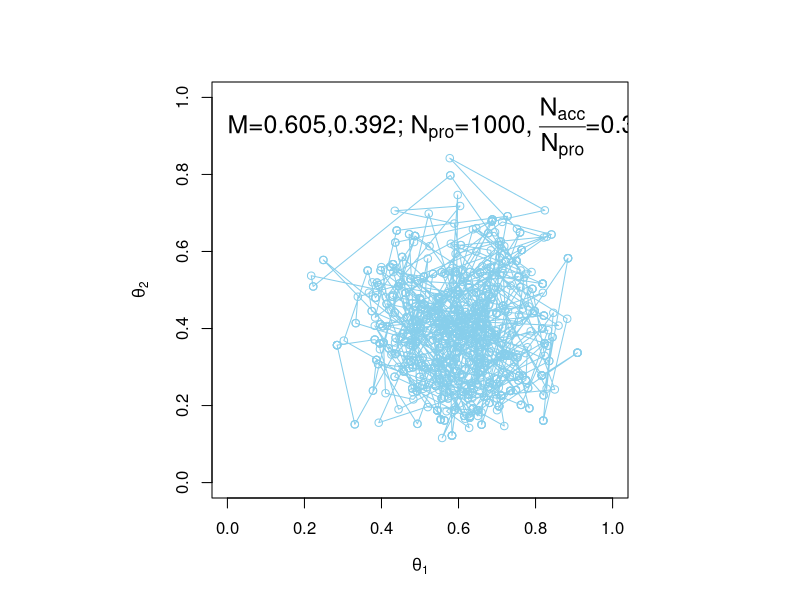

Generate this figure with R:
library(MASS)

likelihood = function(theta){
    z1 = 5; N1 = 7; z2 = 2; N2 = 7
    likelihood = (theta[1]^z1*(1-theta[1])^(N1-z1)
                 * theta[2]^z2*(1-theta[2])^(N2-z2))
    return(likelihood)
    }

prior = function(theta){
    a1 = 3; b1 = 3; a2 = 3; b2 = 3
    prior = dbeta(theta[1], a1, b1) * dbeta(theta[2], a2, b2)
    return(prior)
    }

targetRelProb = function(theta){
    if(all(theta>=0) & all(theta<=1.0)){
        targetRelProbVal = likelihood(theta) * prior(theta)
        }else{
          targetRelProbVal = 0.0
        }
    return(targetRelProbVal)
    }

trajLength = ceiling(1000 / .9)
trajectory = matrix(0, nrow=trajLength, ncol=2)
trajectory[1,] = c(0.5, 0.5)
burnIn = ceiling(.1 * trajLength)
nAccepted = 0
nrejected= 0

set.seed(47405)
nDim = 2; sd1 = 0.2; sd2 = 0.2;
covarMat = matrix(c(sd1^2,0,0,sd2^2), nrow=nDim, ncol=nDim)
for(stepIdx in 1:(trajLength-1)){
  currentPosition = trajectory[stepIdx,]
  proposedJump = mvrnorm(n=1, mu=rep(0,nDim), Sigma=covarMat)
  probAccept = min(1, targetRelProb(currentPosition + proposedJump)
                   /targetRelProb(currentPosition))
  if(runif(1) < probAccept){
    trajectory[stepIdx+1, ] = currentPosition + proposedJump
    if(stepIdx > burnIn){nAccepted = nAccepted + 1}
    }else{
    trajectory[stepIdx+1, ] = currentPosition
    if(stepIdx > burnIn){nrejected = nrejected + 1}
    }
}

acceptedTraj = trajectory[(burnIn+1):dim(trajectory)[1], ]
meanTraj = apply(acceptedTraj, 2, mean)
sdTraj = apply(acceptedTraj, 2, sd)

par( pty="s" ) # makes plots in square axes.
plot( acceptedTraj , type = "o" , xlim = c(0,1) , xlab = bquote(theta[1]) ,
      ylim = c(0,1) , ylab = bquote(theta[2]) , col="skyblue" )
# Display means and rejected/accepted ratio in plot.
if ( meanTraj[1] > .5 ) { xpos = 0.0 ; xadj = 0.0
} else { xpos = 1.0 ; xadj = 1.0 }
if ( meanTraj[2] > .5 ) { ypos = 0.0 ; yadj = 0.0
} else { ypos = 1.0 ; yadj = 1.0 }
text( xpos , ypos ,	bquote(
  "M=" * .(signif(meanTraj[1],3)) * "," * .(signif(meanTraj[2],3))
  * "; " * N[pro] * "=" * .(dim(acceptedTraj)[1])
  * ", " * frac(N[acc],N[pro]) * "=" 
  * .(signif(nAccepted/dim(acceptedTraj)[1],3))
) , adj=c(xadj,yadj) , cex=1.5  )


